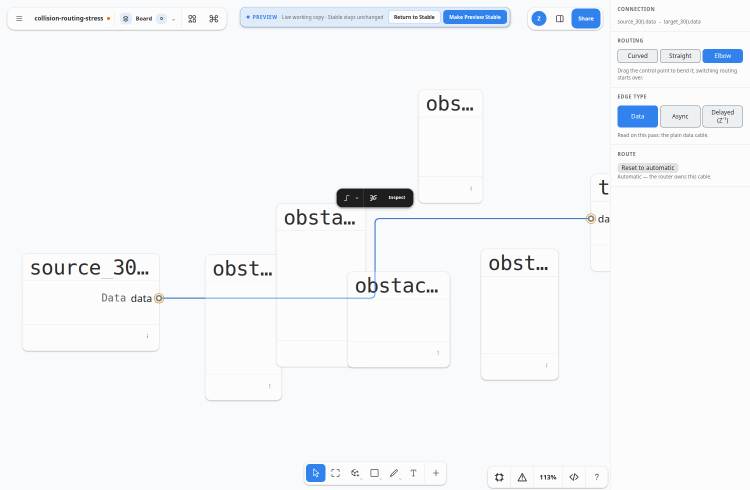
#> input picture docs/assets/collision-routing-stress-30-before.png, 1500 x 980 px, found by its file name (shown at 1/2 size)
$ python -i build_block_edge_implementation.py   (imports and definitions only)
#> lines starting #> are read from the running program, lines starting #| are printed output that depends on the picture
### docs/report_measurements.py
"""Measure a report's own numbers from the live repo, at build time.

CLAUDE.md's rule for `docs/build_<name>.py`: measure at build time from the live
repo rather than hardcoding, so a report cannot drift from the tree it describes.
A count frozen into a regenerated page is the same silent-drift bug as a stale
figure quoted in chat, just slower — it looks freshly measured every rebuild.

These helpers raise rather than return a wrong number: a report that cannot
measure itself should fail loudly instead of publishing a guess.
"""
from __future__ import annotations

import json
import subprocess
from pathlib import Path

REPO = Path(__file__).resolve().parent.parent


def line_count(relative_path: str) -> int:
    """Lines in a source file, for the "what the change is" table."""
    return len((REPO / relative_path).read_text(encoding="utf-8").splitlines())


# [18 lines left out: function unit_test_count, not called in this run]


def journey_results(
    results: Path,
    journey: Path,
    source_root: Path,
) -> list[dict]:
    """A browser journey's own results, refused if anything has moved since.

    Two halves, and each covers the other's blind spot. Reading the run's own
    output rather than the journey's source means the labels AND the verdicts
    are things that actually happened — source extraction gives current labels
    but cannot show a check ever executed. Reading a file, though, says nothing
    about when: edit the journey, or edit the app, do not re-run, and stale
    verdicts keep looking freshly measured on every rebuild.

    So both are compared. The source-root check is the one that matters most in
    a shared checkout: a peer refactoring the product invalidates every browser
    verdict on disk, and a report is exactly where that would go unnoticed.
    """
    if not results.exists():
        raise SystemExit(f"{results.name} is missing — run `node {journey}` first")

    measured = results.stat().st_mtime
    if measured < journey.stat().st_mtime:
        raise SystemExit(
            f"{results.name} predates {journey.name}: these verdicts came from an "
            f"older version of the journey. Re-run `node {journey}`."
        )

    newest = max(
        (path for path in source_root.rglob("*")
         if path.is_file() and path.suffix in {".ts", ".tsx", ".css"}),
        key=lambda path: path.stat().st_mtime,
        default=None,
    )
    if newest is not None and measured < newest.stat().st_mtime:
        raise SystemExit(
            f"{results.name} predates {newest.relative_to(source_root.parent)}: these "
            f"verdicts were measured against different source. Re-run `node {journey}`."
        )

    return json.loads(results.read_text())

def source_slice(path: Path, start_marker: str, end_marker: str) -> str:
    """Quote real source, so a snippet cannot outlive the code it describes.

    Measured numbers were only half the drift problem. A report's prose and its
    code snippets describe a *mechanism*, and a mechanism can be replaced while
    every number on the page stays true — which is worse than a stale count,
    because the page then reads as freshly measured and explains something that
    no longer exists. Quoting the file turns that into a build failure: delete
    the function and the report refuses rather than publishing fiction.
    """
    if not path.exists():
        raise SystemExit(
            f"{path.name} is gone, so the snippet quoting it cannot be built. "
            f"The report describes a mechanism that no longer exists — rewrite that section."
        )
    text = path.read_text()
    try:
        begin = text.index(start_marker)
        return text[begin:text.index(end_marker, begin)].rstrip()
    except ValueError:
        raise SystemExit(
            f"{path.name} no longer contains {start_marker.strip()[:60]!r}. "
            f"The report is describing a mechanism that has been replaced — "
            f"rewrite that section rather than re-pointing the marker at something similar."
        ) from None

### docs/build_block_edge_implementation.py
#!/usr/bin/env python3
"""Build the implementation report for the SystemSketch data-edge rebuild.

Six phases, applied as planned in `docs/block-edge-rebuild-2026-09-01.html`:
the donor's module boundary, boundary inner faces, the on-canvas picker in
place of the armed state, refusal made visible, the hit profile, and the edge
editor.
"""

from __future__ import annotations

import base64
import html
import json
import sys
from pathlib import Path

sys.path.insert(0, str(Path(__file__).resolve().parent))
from report_measurements import journey_results, source_slice  # noqa: E402

PROJECT_ROOT = Path(__file__).resolve().parents[1]
DOCS = PROJECT_ROOT / "docs"
ASSETS = DOCS / "assets"
OUTPUT = DOCS / "block-edge-implementation-2026-09-01.html"

# The canvas region of the harness's 1440x960 captures.
CROP = (270, 150, 1130, 760)
WIDE_CROP = (150, 150, 1300, 760)


def data_uri(path: Path) -> str:
    mime = {".png": "image/png", ".jpg": "image/jpeg"}[path.suffix.lower()]
    return f"data:{mime};base64,{base64.b64encode(path.read_bytes()).decode()}"


def evidence(name: str, crop=CROP) -> str:
    """Crop one harness capture to the canvas and inline it."""
#> called with crop = (270, 150, 1130, 760)
    from PIL import Image

    source = ASSETS / name
    out = ASSETS / f"crop-{name}"
    image = Image.open(source).convert("RGB").crop(crop)
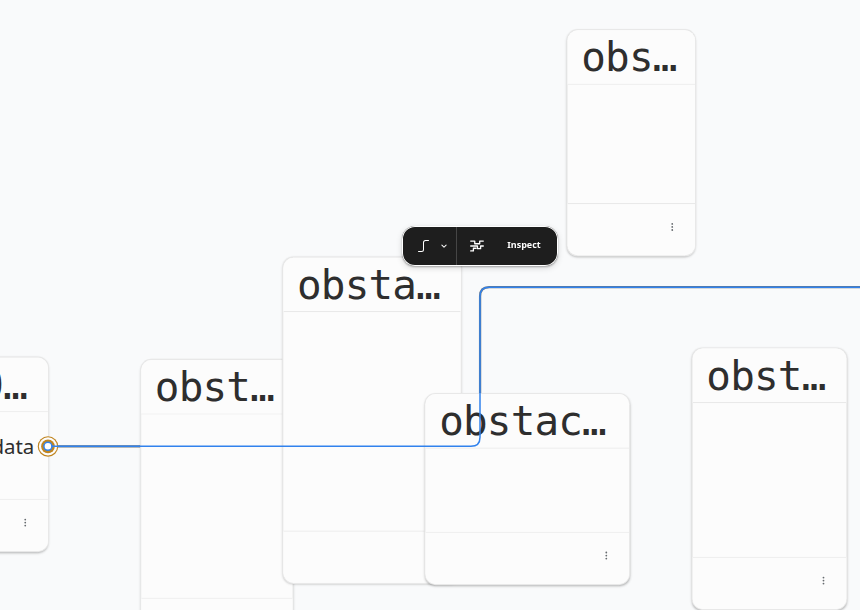
#> image: PIL image 860x610 RGB; mean R, G, B 244.7, 245.5, 246.4
    image = image.resize((image.width * 2, image.height * 2), Image.LANCZOS)
#> image: PIL image 1720x1220 RGB
    image.save(out, optimize=True)
    return data_uri(out)


def code(text: str) -> str:
    return html.escape(text.strip("\n"))


# [1 line that did not run here, left out]
# [1 line that did not run here, left out]
# [1 line that did not run here, left out]


# --------------------------------------------------------------------------- #
# Code
# --------------------------------------------------------------------------- #

# [5 lines that did not run here, left out]

# [5 lines that did not run here, left out]

# [15 lines that did not run here, left out]

AFFORDANCE = """
// ConnectionShapeUtil.onHandleDrag — refusal, made visible.
const wouldCycle = anchoredShapeId
  ? getAllConnectedBlocks(this.editor, anchoredShapeId, terminal)
  : null
updatePortState(this.editor, { eligiblePorts: { terminal, excludeBlocks: wouldCycle } })

// A hierarchy edge is exempt from the cycle veto: the walk is flat, so a child
// feeding its own parent's outlet reads as a loop when it is the hierarchy
// working as designed.
const isHierarchyEdge = (target?.port.inner ?? false)
  || (oppositeBinding ? isInnerPortId(oppositeBinding.props.portId) : false)

// An input takes one cable. The replacement is DEFERRED to the drag end, so an
// abandoned drag never destroys the wire it merely hovered.
this.pendingReplacementId = occupant && terminal === 'end' ? occupant.connectionId : null
"""

HIT_PROFILE = """
// connectionHit.ts — why the corridor cannot be widened from a call site.
//
//   Editor.getShapeAtPoint → `if (distance < this.getHitTestMargin()) return shape`
//   getHitTestMargin()     → `options.hitTestMargin (3) / zoom`
//
// The `margin` a caller passes is IGNORED on the open-geometry branch, so a 2px
// cable is only ever ±3 screen px wide to the pointer. The pad goes on the
// geometry instead, live, so it follows the profile at every zoom.
export function cableHitPadPageUnits(zoom, engineMarginPageUnits) {
  return Math.max(0, cableHitTargetPageUnits(zoom) - engineMarginPageUnits)
}

systemsketch: {
  cable:     { pageUnits: PORT_OUTER_RADIUS },     //  9u — the dot's outer radius
  port:      { pageUnits: PORT_OUTER_DIAMETER },   // 18u — the dot, twice
  reconnect: { pageUnits: 10 },                    // React Flow's own number
}
"""

# [29 lines left out: function unit_test_totals, not called in this run]


# [15 lines that did not run here, left out]

FIGMA_RULE = """
// ConnectionShapeUtil.getHandles — Figma's rule.
// Selection alone is the wrong trigger: a selected cable spanning the board
// would offer grabbable points along its whole length, every one a thing to
// knock by accident.
if (nearbyConnection.get(this.editor) !== connection.id) return handles

// connectionProximity.ts — only SELECTED cables are measured, and the atom
// flips at the threshold, so getHandles recomputes on the ANSWER changing
// rather than on every pointer move.
"""

# --------------------------------------------------------------------------- #
# Content
# --------------------------------------------------------------------------- #

PHASES = [
    ("0", "The donor's module boundary", "shipped", [
        "<code>portState.ts</code> — an editor-scoped atom for transient interaction state, so what is highlighted while you drag never reaches the document, the file, or undo.",
        "<code>getLiveBlockPorts</code> / <code>getBlockPortConnections</code> — <code>createComputedCache</code> tables keyed on the Block record, so the dot, the hit test, the connected state and the binding position all read one projection.",
        "The cache degrades to the pure projection when an editor has no store, because the cache is a memo and the projection is the truth.",
    ]),
    ("1", "Boundary inner faces", "shipped", [
        "A boundary port carries two faces — <code>outer</code>, in the scope its Block lives in, "
        "and <code>inner</code>, in the scope an Expanded Block itself defines. One dot on screen, "
        "two identities, and the face is recorded on the binding so the document says which. "
        "<em>(Shipped first as a derived <code>…__inner</code> twin port; generalised later the same "
        "day into the scope model quoted above, which derives polarity from the frame hierarchy "
        "instead of from which dot was pressed. Same fix, fewer moving parts.)</em>",
        "<b>One</b> authority for which face a press starts from — the DOM listener was re-deriving “nearest port” and silently overruling the painted dot, because <code>queueMicrotask</code> made it run last.",
        "A scope rule at the drop: a cable whose other end is inside this Block must meet the inner face; anything else must meet the outer one.",
    ]),
    ("2", "The armed state, deleted", "shipped", [
        "<code>ConnectingBlockPort</code> is gone. There is no longer a state that outlives its gesture, so there is nothing left to enumerate exits for.",
        "A tap on a port, and a drag that lands on empty space, both open the on-canvas picker; the new Block is offset so its first matching port lands under the cable end.",
        "A drop that was <em>refused</em> offers nothing — you were aiming at that Block, and a new one on top of it is not the alternative you wanted.",
        "The offer's lifetime is derived from the live tool id, not from a list of ways to leave.",
    ]),
    ("3", "Refusal, made visible", "shipped", [
        "<code>eligiblePorts</code> lights every legal landing the moment a cable moves; <code>hintingPort</code> lights the one under the pointer. A boundary dot lights for either of its faces.",
        "Cycle veto, with hierarchy edges exempt — the flat walk conflates a Block's inside with its outside.",
        "An occupied single-connection input is replaced, not doubled, and the replacement is deferred to the drag end.",
    ]),
    ("4", "The hit profile you chose", "shipped", [
        "<code>connectionHit.ts</code> ported whole: three profiles, the padded-geometry mixin, and constants derived from the port dot's own CSS.",
        "Default <code>systemsketch</code>: corridor ±9u, port snap 18u, reconnect 10u, per-port model with the card as fallback only where ports are invisible.",
        "Wired-port precedence: pressing within 10u of a port that already carries a cable moves <em>that</em> cable.",
    ]),
    ("5", "The edge editor", "shipped", [
        "The whole pure elbow package from pyblocks — A* router, pins, path, nudge — 1 800 lines with its own 73 tests, importing neither tldraw nor React.",
        "Three routings; one control point on curved/straight that activates into a bend, one per draggable segment on elbow, with authored routes running between fixed port dongles.",
        "Figma's rule: control points appear only while a selected cable is near the pointer.",
        "Cables paint under Blocks, per parent — what makes an Expanded Block's internal wiring readable.",
        "A connection inspector, so a selected cable finally has a home in the dock.",
    ]),
]

TRUTH = """
<table>
  <thead><tr><th>Cable</th><th>What it means at a boundary</th><th>Before</th><th>Now</th></tr></thead>
  <tbody>
    <tr><td><code>run.in_1 → decode.in_1</code></td>
        <td>the boundary's inlet feeds a Block inside it — <b>your gesture</b></td>
        <td><span class="pill bad">refused</span></td><td><span class="pill ok">binds</span></td></tr>
    <tr><td><code>decode.out_1 → run.out_1</code></td>
        <td>a Block inside returns through the boundary's outlet</td>
        <td><span class="pill bad">refused</span></td><td><span class="pill ok">binds</span></td></tr>
    <tr><td><code>decode.out_1 → run.in_1</code></td>
        <td>data leaving the box through its own inlet</td>
        <td><span class="pill bad">allowed</span></td><td><span class="pill ok">refused</span></td></tr>
    <tr><td><code>run.out_1 → decode.in_1</code></td>
        <td>the boundary's outlet acting as a source for the inside</td>
        <td><span class="pill bad">allowed</span></td><td><span class="pill ok">refused</span></td></tr>
  </tbody>
</table>
"""

INVENTORY = [
    ("Custom <code>connection</code> shape + two identity bindings", "was there", "yes"),
    ("Anchor re-derived from <code>portId</code>", "was there", "yes"),
    ("<b>Eligible-port highlight while dragging</b>", "missing", "yes"),
    ("<b>Hinting-port highlight under the pointer</b>", "missing", "yes"),
    ("<b>Cycle veto, hierarchy-exempt</b>", "missing", "yes"),
    ("<b>Occupied input replaced, not doubled</b>", "missing", "yes"),
    ("<b>Drop on nothing → on-canvas picker</b>", "missing", "yes"),
    ("<b>Tap a port → same picker</b>", "missing", "yes"),
    ("<b>Cables painted below Blocks, per parent</b>", "missing", "yes"),
    ("<b>Boundary inner faces</b>", "missing", "yes"),
    ("<b>Tunable hit profile</b>", "missing", "yes"),
    ("<b>Wired-port precedence</b>", "missing", "yes"),
    ("<b>Elbow routing (A* around obstacles)</b>", "missing", "yes"),
    ("<b>Draggable control points, Figma's reveal rule</b>", "missing", "yes"),
    ("<b>Authored multi-elbow routes</b>", "missing", "yes"),
    ("<b>Connection inspector</b>", "missing", "yes"),
    ("Port data types + compatibility veto", "missing", "deliberately not yet"),
    ("Multi-ports (an input that accepts fan-in)", "missing", "deliberately not yet"),
    ("Edge labels, tags, crossing marks, tunnels", "missing", "deliberately not yet"),
]

NOT_CLAIMED = [
    ("Port data types",
     "Block ports keep their free-string <code>type</code>. The kit's compatibility veto needs a closed enum, and an editor that refuses a cable on a guess is worse than one that accepts it. The cycle veto and the terminal/scope veto ship; the type veto waits for the Python backend to define the lattice."),
    ("Multi-ports",
     "Every input takes exactly one cable. Fan-in needs a per-port flag in the Block model and an ordering rule for the values, which is a model decision, not an edge one."),
    ("Edge labels, tags, crossing marks and tunnel edges",
     "All present in pyblocks, all deliberately left there. Each one is a separate visual language on the cable and each deserves its own look at, not a bulk transplant."),
    ("A promotion to Stable",
     "The production build is verified clean (2 750 modules, 595 ms, no dev seam in the bundle) but Stable is untouched. You built a two-click armed control for exactly this decision; the command is below if you would rather do it from the terminal."),
]

DECISIONS = [
    ("A refused drop offers nothing",
     "The kit opens its picker for any drop with no binding, including one onto an illegal port. Now that a drag lights its legal targets, a refusal has already been shown — and offering to create a Block on top of the Block you were aiming at is the wrong alternative."),
    ("Switching routing forgets the previous route",
     "A <code>curve</code> waypoint means nothing to an elbow and a pinned rail means nothing to a bezier. Carried across, they snap the cable back into a shape you abandoned. Routing is a <code>StyleProp</code>, so a batch write only sends <code>routing</code> — the reset lives on the shape, in <code>onBeforeUpdate</code>."),
    ("A picked Block opens its title editor",
     "Same rule your Block tool already follows after a draw, applied to the new way a Block can arrive."),
    ("One dev-only test seam",
     "tldraw v5 paints handles to a <code>&lt;canvas&gt;</code>, so “is a control point being offered” has no DOM to read. <code>src/developmentSeam.ts</code> exposes the overlay ids under <code>import.meta.env.DEV</code> only — verified absent from the production bundle."),
]


# [356 lines left out: functions rows, main, not called in this run]


# [2 lines not run here, left out]

>>> result = evidence('assets/collision-routing-stress-30-before.png')

$ run again, on docs/assets/detach-stress-branches-5-before.png
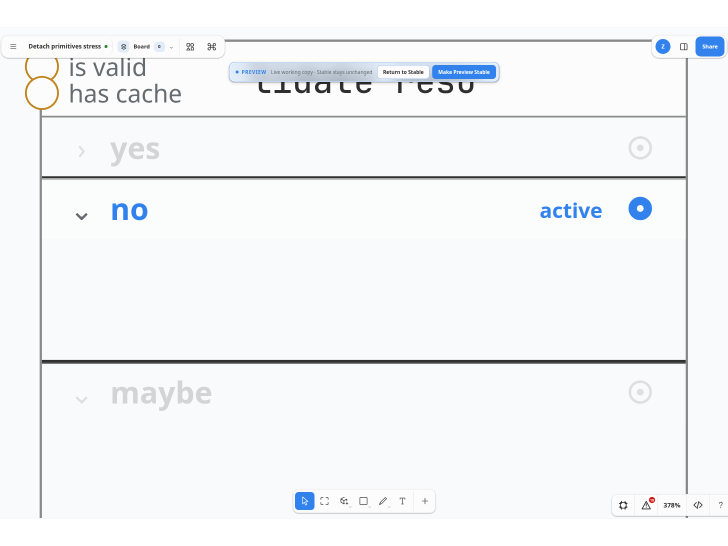
#> input picture docs/assets/detach-stress-branches-5-before.png, 1455 x 1091 px, found by its file name (shown at 1/2 size)
#> in evidence, `image = Image.open(source).convert("RGB").crop(crop)`:
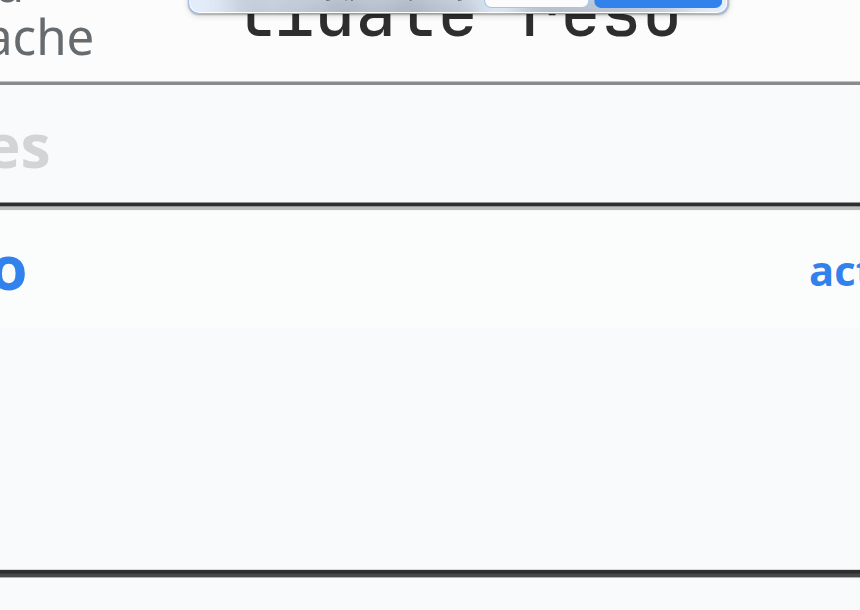
#> image: PIL image 860x610 RGB; mean R, G, B 242, 243.3, 244.6
